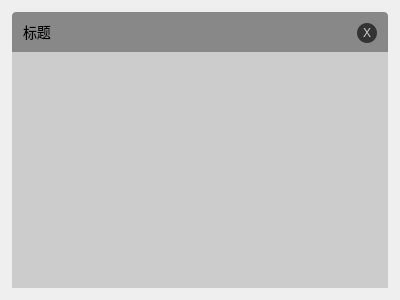
<?xml version="1.0" encoding="UTF-8"?>
<ui version="4.0">
 <class>TopWindow</class>
 <widget class="QWidget" name="TopWindow">
  <property name="geometry">
   <rect>
    <x>0</x>
    <y>0</y>
    <width>400</width>
    <height>300</height>
   </rect>
  </property>
  <property name="windowTitle">
   <string>TopWindow</string>
  </property>
  <property name="styleSheet">
   <string notr="true">#centralWidget {
    background: #CCC;
}

#titleBarWidget {
    background: #888;
    min-height: 40px;
    max-height: 40px;
    border-top-left-radius: 4px;
    border-top-right-radius: 4px;
}

#titleBarWidget QPushButton {
    min-width: 20px;
    max-width: 20px;
    min-height: 20px;
    max-height: 20px;
    padding: 0;
    color: #CCC;
    background: #333;
    border: none;
    border-radius: 10px;
}

#titleLabel {
    font-size: 14px;
}
</string>
  </property>
  <layout class="QGridLayout" name="gridLayout">
   <property name="leftMargin">
    <number>12</number>
   </property>
   <property name="topMargin">
    <number>12</number>
   </property>
   <property name="rightMargin">
    <number>12</number>
   </property>
   <property name="bottomMargin">
    <number>12</number>
   </property>
   <property name="spacing">
    <number>0</number>
   </property>
   <item row="1" column="0">
    <widget class="QWidget" name="centralWidget" native="true"/>
   </item>
   <item row="0" column="0">
    <widget class="QWidget" name="titleBarWidget" native="true">
     <layout class="QHBoxLayout" name="horizontalLayout">
      <item>
       <widget class="QLabel" name="titleLabel">
        <property name="text">
         <string>标题</string>
        </property>
       </widget>
      </item>
      <item>
       <spacer name="horizontalSpacer">
        <property name="orientation">
         <enum>Qt::Horizontal</enum>
        </property>
        <property name="sizeHint" stdset="0">
         <size>
          <width>279</width>
          <height>13</height>
         </size>
        </property>
       </spacer>
      </item>
      <item>
       <widget class="QPushButton" name="closeButton">
        <property name="text">
         <string>X</string>
        </property>
       </widget>
      </item>
     </layout>
    </widget>
   </item>
  </layout>
 </widget>
 <layoutdefault spacing="6" margin="11"/>
 <resources/>
 <connections/>
</ui>
